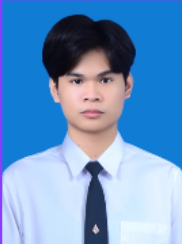
#> input picture test1_image.jpg, 182 x 244 px, given in place of the camera
$ python add_face_cv.py test1_image.jpg
#> lines starting #> are read from the running program, lines starting #| are printed output that depends on the picture; after the words box and inside, x2 and y2 are one past the last pixel; in counts of white or black regions, pixels touching at a corner belong together
import cv2
import os
import sys

# รับชื่อจาก argument เช่น: python add_face_cv.py Thinnakorn
if len(sys.argv) < 2:
    print("Usage: python add_face_cv.py <name>")
    sys.exit(1)

name = sys.argv[1]
dataset_dir = os.path.join("dataset", name)

if not os.path.exists(dataset_dir):
    os.makedirs(dataset_dir)

cap = cv2.VideoCapture(0)
face_cascade = cv2.CascadeClassifier(cv2.data.haarcascades + "haarcascade_frontalface_default.xml")

count = 0
print(f"[INFO] เริ่มจับภาพสำหรับ {name}... กด 'q' เพื่อออก")

while True:
    ret, frame = cap.read()
#> frame is the input picture: shape (244, 182, 3); mean B, G, R 198.5, 150.4, 105.7
    if not ret:
        break

    gray = cv2.cvtColor(frame, cv2.COLOR_BGR2GRAY)
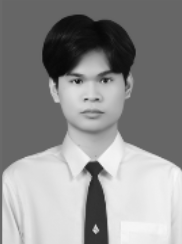
#> gray: shape (244, 182); min 8, max 248, mean 142.6
    faces = face_cascade.detectMultiScale(gray, 1.3, 5)
#> faces = [[57, 54, 71, 71]]

    for (x, y, w, h) in faces:
        face_roi = gray[y:y+h, x:x+w]
        face_roi = cv2.resize(face_roi, (200, 200))
        count += 1
        file_path = os.path.join(dataset_dir, f"{count}.png")
        cv2.imwrite(file_path, face_roi)
        cv2.rectangle(frame, (x, y), (x+w, y+h), (0, 255, 0), 2)
        cv2.putText(frame, f"{count}", (x, y-10), cv2.FONT_HERSHEY_SIMPLEX, 0.8, (255,255,255), 2)
        print(f"[INFO] Saved {file_path}")
#> this loop made 1 pass
#> (x, y, w, h, count) on pass 1: (57, 54, 71, 71, 1)
#| [INFO] Saved dataset/test1_image.jpg/1.png
#> pass 1, `face_roi = gray[y:y+h, x:x+w]`:
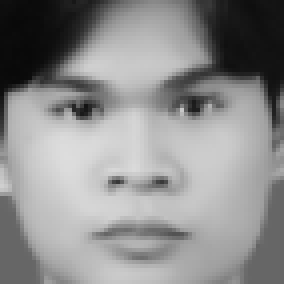
#> face_roi: shape (71, 71) (shown 4 times larger); min 9, max 221, mean 141.5
#> after the loop:
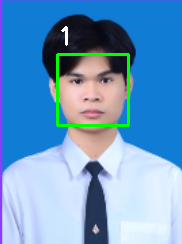
#> frame: shape (244, 182, 3); 2.06% of pixels changed, all inside (x1, y1, x2, y2) = (56, 26, 130, 127)
#> after the loop, count = 1

    cv2.imshow("Collecting Faces", frame)

    if cv2.waitKey(1) & 0xFF == ord('q'):
#> (key q is pressed here)
        break
    elif count >= 20:  # เก็บ 20 ภาพ
        break

cap.release()
cv2.destroyAllWindows()
print(f"[INFO] เก็บภาพ {count} ภาพในโฟลเดอร์ {dataset_dir}")
#| [INFO] เก็บภาพ 1 ภาพในโฟลเดอร์ dataset/test1_image.jpg
